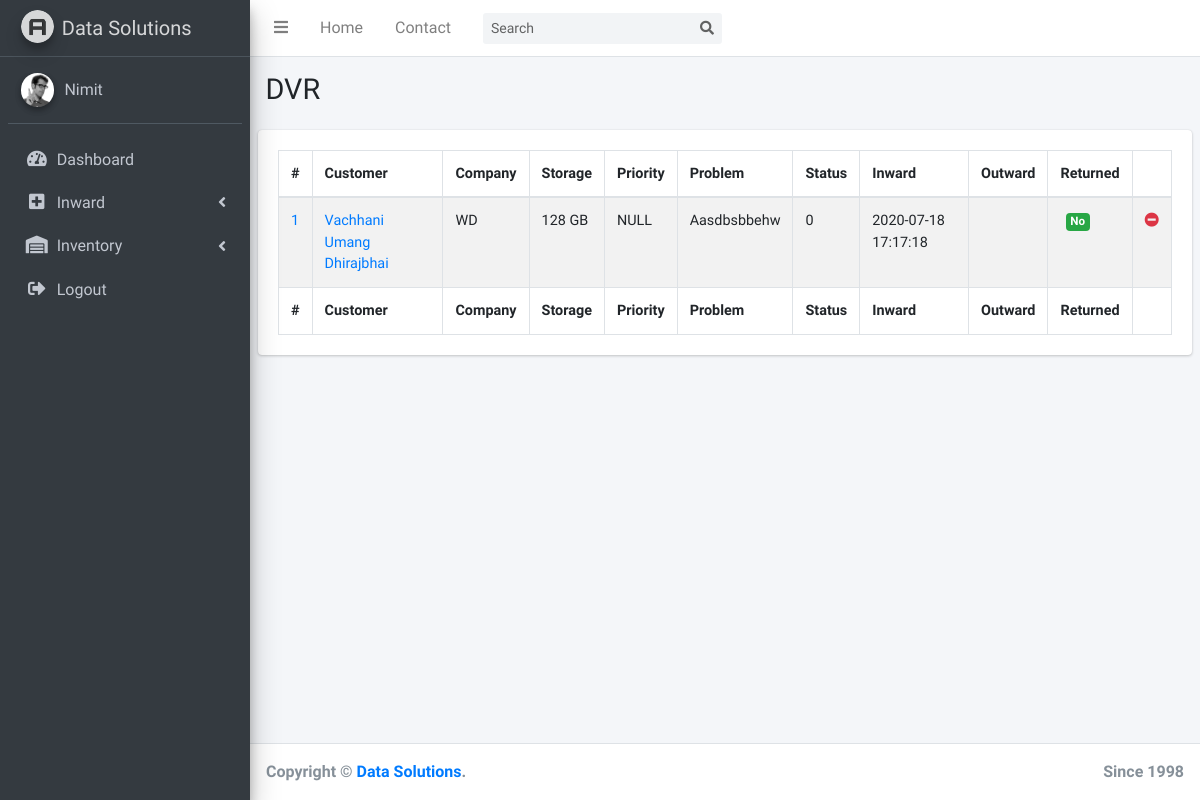
The app's page /dvr.php (signed in), older data.
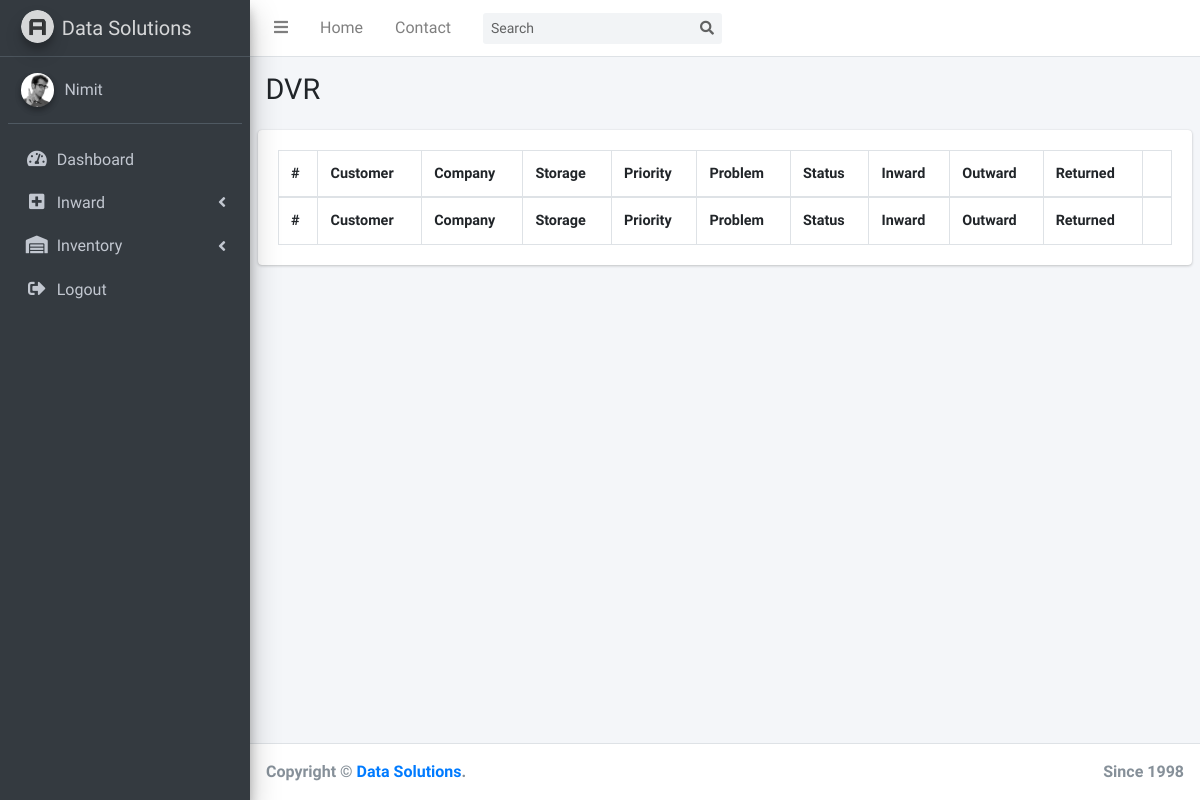
The same page, newer data.
### tables this page shows
CREATE TABLE `dvr` (
  `id` int(10) UNSIGNED NOT NULL,
  `customer_id` int(10) UNSIGNED NOT NULL,
  `company` varchar(64) NOT NULL,
  `storage_capacity` mediumint(9) NOT NULL,
  `storage_unit` varchar(3) NOT NULL,
  `priority` varchar(64) NOT NULL,
  `problem` text NOT NULL,
  `estimate` int(11) NOT NULL DEFAULT 2000,
  `status` text NOT NULL DEFAULT 'Waiting for action',
  `inward` timestamp NOT NULL DEFAULT current_timestamp(),
  `outward` timestamp NULL DEFAULT NULL,
  `returned` tinyint(4) NOT NULL DEFAULT 0
);

CREATE TABLE `customer` (
  `id` int(10) UNSIGNED NOT NULL,
  `name` varchar(64) NOT NULL,
  `email` varchar(64) DEFAULT NULL,
  `phone` varchar(10) NOT NULL
);

### dvr.php (the view, shortened to what this page needs)
<?php
  include('includes/connection.php');
?>
<!DOCTYPE html>
<html>
<head>
  <link rel="stylesheet" href="plugins/fontawesome-free/css/all.min.css">
  <link rel="stylesheet" href="https://code.ionicframework.com/ionicons/2.0.1/css/ionicons.min.css">
  <link rel="stylesheet" href="plugins/datatables-bs4/css/dataTables.bootstrap4.css">
  <link rel="stylesheet" href="dist/css/adminlte.min.css">
</head>
<body class="hold-transition sidebar-mini">
<div class="wrapper">
  <?php include('includes/menu.php'); ?>
  <div class="content-wrapper">
    <section class="content-header">
      <div class="container-fluid">
        <div class="row mb-2">
          <div class="col-sm-6">
            <h1>DVR</h1>
          </div>
          <div class="col-sm-6">
          </div>
        </div>
      </div>
    </section>
    <section class="content">
      <div class="row">
        <div class="col-12">
          <div class="card">
            <div class="card-body">
              <table id="example1" class="table table-bordered table-striped">
                <thead>
                <tr>
                    <th>#</th>
                    <th>Customer</th>
                    <th>Company</th>
                    <th>Storage</th>
                    <th>Priority</th>
                    <th>Problem</th>
                    <th>Status</th>
                    <th>Inward</th>
                    <th>Outward</th>
                    <th>Returned</th>
                    <th></th>
                </tr>
                </thead>
                <tbody>
                <?php
                  $sql = "SELECT customer.name 'customer_name',dvr.* FROM customer RIGHT JOIN dvr ON customer.id = dvr.customer_id";
                  $result = mysqli_query($con,$sql);
                  if (mysqli_num_rows($result) > 0){
                    while($row = mysqli_fetch_assoc($result)){
                ?>
                <tr>
                  <td>
                      <a href="viewStorageDeviceDetails.php?customerId=<?php echo $row['customer_id']; ?>&id=<?php echo $row['id']; ?>&type=dvr">
                        <?php echo $row['id']; ?>
                      </a>
                  </td>
                  <td>
                    <a href="viewStorageDeviceDetails.php?customerId=<?php echo $row['customer_id']; ?>&id=<?php echo $row['id']; ?>&type=dvr">
                      <?php echo $row['customer_name']; ?>
                    </a>
                  </td>
                  <td><?php echo $row['company']; ?></td>
                  <td><?php echo $row['storage_capacity']." ".$row['storage_unit']; ?></td>
                  <td><?php echo $row['priority']; ?></td>
                  <td><?php echo $row['problem']; ?></td>
                  <td><?php echo $row['status']; ?></td>
                  <td><?php echo $row['inward']; ?></td>
                  <td><?php echo $row['outward']; ?></td>
                  <td>
                      <span class="badge">
                      <?php
                          if($row['returned']==1) {
                              echo '<span class="badge bg-danger">Yes</span>';
                          }
                          else{
                              echo '<span class="badge bg-success">No</span>';
                          }
                      ?>
                  </td>
                  <td>
                      <?php if (empty($row['outward'])){ ?>
                      <a href="outward.php?customerId=<?php echo $row['customer_id'];?>&id=<?php echo $row['id'];?>&type=dvr">
                          <i class="fas fa-minus-circle text-danger"></i>
                      </a>
                      <?php } ?>
                  </td>
                </tr>
                <?php
                    }
                  }
                ?>
                </tbody>
                <tfoot>
                <tr>
                    <th>#</th>
                    <th>Customer</th>
                    <th>Company</th>
                    <th>Storage</th>
                    <th>Priority</th>
                    <th>Problem</th>
                    <th>Status</th>
                    <th>Inward</th>
                    <th>Outward</th>
                    <th>Returned</th>
                    <th></th>
                </tr>
                </tfoot>
              </table>
            </div>
          </div>
        </div>
      </div>
    </section>
  </div>
  <?php include 'includes/footer.php'; ?>
</div>
</body>
</html>

Row changes from the older to the newer data that the page shows:
removed dvr: id "1", customer.name "Vachhani Umang Dhirajbhai", company "WD", storage_capacity "128", storage_unit "GB", priority "NULL", problem "Aasdbsbbehw", status "0", inward "2020-07-18 17:17:18", returned "No"
